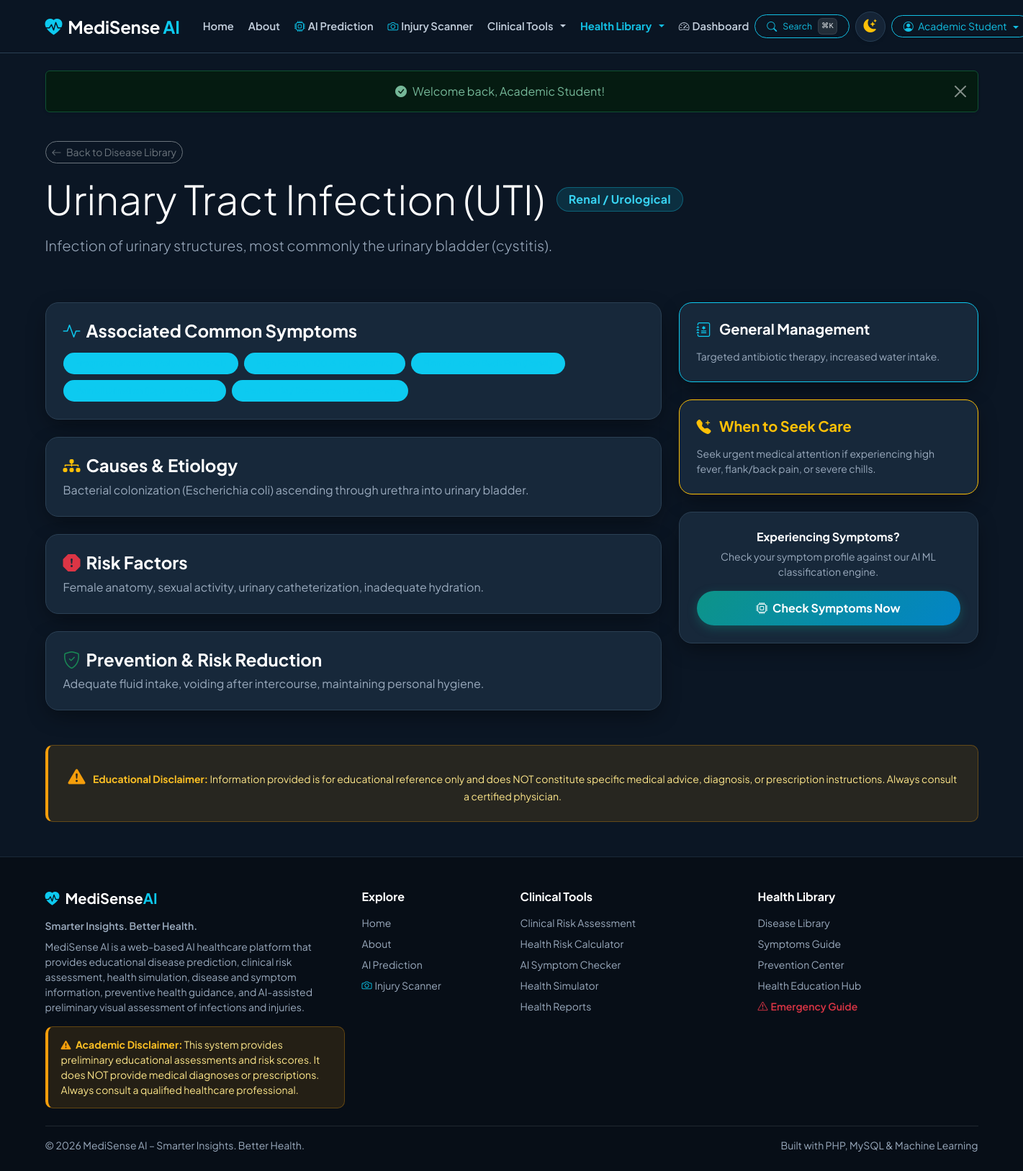
The page /disease_detail.php?id=22 (signed in) on the database its author committed.
### tables this page shows
CREATE TABLE `users` (
  `id` INT AUTO_INCREMENT PRIMARY KEY,
  `name` VARCHAR(100) NOT NULL,
  `email` VARCHAR(150) NOT NULL UNIQUE,
  `password` VARCHAR(255) NOT NULL,
  `role` VARCHAR(20) DEFAULT 'user',
  `status` VARCHAR(20) DEFAULT 'active',
  `age` INT DEFAULT NULL,
  `gender` VARCHAR(20) DEFAULT NULL,
  `height_cm` FLOAT DEFAULT NULL,
  `weight_kg` FLOAT DEFAULT NULL,
  `activity_level` VARCHAR(50) DEFAULT NULL,
  `smoking_status` VARCHAR(50) DEFAULT NULL,
  `sleep_hours` FLOAT DEFAULT NULL,
  `health_goals` TEXT DEFAULT NULL,
  `pre_existing_conditions` TEXT DEFAULT NULL,
  `last_login` DATETIME DEFAULT NULL,
  `created_at` TIMESTAMP DEFAULT CURRENT_TIMESTAMP,
  INDEX `idx_users_email` (`email`)
);

CREATE TABLE `diseases` (
  `id` INT AUTO_INCREMENT PRIMARY KEY,
  `name` VARCHAR(100) NOT NULL UNIQUE,
  `category` VARCHAR(100) NOT NULL,
  `short_description` TEXT NOT NULL,
  `causes` TEXT NOT NULL,
  `risk_factors` TEXT NOT NULL,
  `prevention` TEXT NOT NULL,
  `management` TEXT NOT NULL,
  `when_to_seek_care` TEXT NOT NULL,
  INDEX `idx_diseases_category` (`category`),
  INDEX `idx_diseases_name` (`name`)
);

### includes/auth.php (called while the page is built, shortened)
<?php
require_once __DIR__ . '/functions.php';
function is_logged_in() {
    return isset($_SESSION['user_id']) && !empty($_SESSION['user_id']);
}
function get_logged_in_user() {
    $db = Database::getInstance();
    $stmt = $db->prepare("SELECT id, name, email, created_at FROM users WHERE id = ?");
    $stmt->execute([$_SESSION['user_id']]);
    return $stmt->fetch();
}

### disease_detail.php (the view, shortened to what this page needs)
<?php
require_once __DIR__ . '/includes/functions.php';
$pdo = get_db_connection();
$id = isset($_GET['id']) ? intval($_GET['id']) : 0;
$name = isset($_GET['name']) ? trim($_GET['name']) : '';
$disease = null;
$symptoms = [];
if ($pdo) {
    try {
        if ($id > 0) {
            $stmt = $pdo->prepare("SELECT * FROM diseases WHERE id = ?");
            $stmt->execute([$id]);
            $disease = $stmt->fetch();
        } elseif ($name !== '') {
            $stmt = $pdo->prepare("SELECT * FROM diseases WHERE name LIKE ?");
            $stmt->execute(['%' . $name . '%']);
            $disease = $stmt->fetch();
        }
        if ($disease) {
            $sym_stmt = $pdo->prepare("
                SELECT s.* FROM symptoms s
                JOIN disease_symptoms ds ON s.id = ds.symptom_id
                WHERE ds.disease_id = ?
            ");
            $sym_stmt->execute([$disease['id']]);
            $symptoms = $sym_stmt->fetchAll();
        }
    } catch (PDOException $e) {
        $disease = null;
    }
}
require_once __DIR__ . '/includes/header.php';
?>
<div class="row py-3">
    <div class="col-lg-12">
        <a href="diseases.php" class="btn btn-outline-secondary btn-sm rounded-pill mb-3">
            <i class="bi bi-arrow-left me-1"></i> Back to Disease Library
        </a>
        <div class="d-flex align-items-center gap-3">
            <h1 class="display-4 fw-extrabold mb-0"><?= sanitize($disease['name']) ?></h1>
            <span class="badge hero-badge px-3 py-2 rounded-pill fw-bold fs-6"><?= sanitize($disease['category']) ?></span>
        </div>
        <p class="lead text-muted mt-3"><?= sanitize($disease['short_description']) ?></p>
    </div>
</div>
<div class="row g-4 my-2">
    <div class="col-lg-8">
        <div class="card-custom p-4 mb-4">
            <h4 class="fw-bold mb-3 d-flex align-items-center">
                <i class="bi bi-activity text-info me-2"></i> Associated Common Symptoms
            </h4>
            <div class="d-flex flex-wrap gap-2">
                <?php if (!empty($symptoms)): ?>
                    <?php foreach ($symptoms as $s): ?>
                        <span class="badge bg-info bg-opacity-20 text-info border border-info border-opacity-25 px-3 py-2 rounded-pill">
                        </span>
                    <?php endforeach; ?>
                <?php else: ?>
                    <span class="text-muted small">Standard clinical symptom constellation.</span>
                <?php endif; ?>
            </div>
        </div>
        <div class="card-custom p-4 mb-4">
            <h4 class="fw-bold mb-2 d-flex align-items-center">
                <i class="bi bi-diagram-3-fill text-warning me-2"></i> Causes & Etiology
            </h4>
            <p class="text-muted mb-0"><?= sanitize($disease['causes']) ?></p>
        </div>
        <div class="card-custom p-4 mb-4">
            <h4 class="fw-bold mb-2 d-flex align-items-center">
                <i class="bi bi-exclamation-octagon-fill text-danger me-2"></i> Risk Factors
            </h4>
            <p class="text-muted mb-0"><?= sanitize($disease['risk_factors']) ?></p>
        </div>
        <div class="card-custom p-4 mb-4">
            <h4 class="fw-bold mb-2 d-flex align-items-center">
                <i class="bi bi-shield-check text-success me-2"></i> Prevention & Risk Reduction
            </h4>
            <p class="text-muted mb-0"><?= sanitize($disease['prevention']) ?></p>
        </div>
    </div>
    <div class="col-lg-4">
        <div class="card-custom p-4 mb-4 border-info">
            <h5 class="fw-bold mb-3"><i class="bi bi-journal-medical text-info me-2"></i> General Management</h5>
            <p class="small text-muted mb-0"><?= sanitize($disease['management']) ?></p>
        </div>
        <div class="card-custom p-4 mb-4 border-warning">
            <h5 class="fw-bold text-warning mb-3"><i class="bi bi-telephone-plus-fill me-2"></i> When to Seek Care</h5>
            <p class="small text-muted mb-0"><?= sanitize($disease['when_to_seek_care']) ?></p>
        </div>
        <div class="card-custom p-4 text-center">
            <h6 class="fw-bold mb-2">Experiencing Symptoms?</h6>
            <p class="small text-muted mb-3">Check your symptom profile against our AI ML classification engine.</p>
            <a href="prediction.php" class="btn btn-primary-custom w-100 rounded-pill"><i class="bi bi-cpu me-1"></i> Check Symptoms Now</a>
        </div>
    </div>
</div>
<div class="disclaimer-banner my-4 p-4 text-center">
    <i class="bi bi-exclamation-triangle-fill fs-4 me-2"></i>
    <strong>Educational Disclaimer:</strong> Information provided is for educational reference only and does NOT constitute specific medical advice, diagnosis, or prescription instructions. Always consult a certified physician.
</div>
<?php
require_once __DIR__ . '/includes/footer.php';
?>

### includes/header.php (shortened to what this page needs)
<?php
require_once __DIR__ . '/auth.php';
$current_page = basename($_SERVER['PHP_SELF']);
$user = get_logged_in_user();
?>
<!DOCTYPE html>
<html lang="en">
<head>
    <link href="https://cdn.jsdelivr.net/npm/bootstrap@5.3.2/dist/css/bootstrap.min.css" rel="stylesheet">
    <link rel="stylesheet" href="https://cdn.jsdelivr.net/npm/bootstrap-icons@1.11.1/font/bootstrap-icons.css">
    <link rel="stylesheet" href="assets/css/style.css">
</head>
<body>
    <?php
    $is_clinical_active = in_array($current_page, ['assessment.php', 'simulator.php', 'risk_calculator.php', 'report.php']);
    $is_library_active = in_array($current_page, ['diseases.php', 'disease_detail.php', 'symptoms_guide.php', 'prevention.php', 'education.php', 'emergency.php']);
    ?>
    <nav class="navbar navbar-expand-xl navbar-custom sticky-top">
        <div class="container">
            <a class="navbar-brand d-flex align-items-center me-3 me-xl-4" href="index.php">
                <i class="bi bi-heart-pulse-fill text-info me-2 fs-4"></i>
                <span class="fs-4 fw-bold">MediSense<span class="text-info"> AI</span></span>
            </a>
            <div class="collapse navbar-collapse" id="navbarMain">
                <ul class="navbar-nav me-xl-auto mb-2 mb-xl-0 align-items-xl-center gap-xl-1 py-2 py-xl-0 small fw-semibold">
                    <li class="nav-item">
                        <a class="nav-link <?= $current_page == 'index.php' ? 'active text-info fw-bold' : '' ?>" href="index.php">Home</a>
                    </li>
                    <li class="nav-item">
                        <a class="nav-link <?= $current_page == 'about.php' ? 'active text-info fw-bold' : '' ?>" href="about.php">About</a>
                    </li>
                    <li class="nav-item">
                        <a class="nav-link <?= $current_page == 'prediction.php' ? 'active text-info fw-bold' : '' ?>" href="prediction.php">
                            <i class="bi bi-cpu me-1 text-info"></i>AI Prediction
                        </a>
                    </li>
                    <li class="nav-item">
                        <a class="nav-link <?= $current_page == 'image_scanner.php' ? 'active text-info fw-bold' : '' ?>" href="image_scanner.php">
                            <i class="bi bi-camera me-1 text-info"></i>Injury Scanner
                        </a>
                    </li>
                    <li class="nav-item dropdown">
                        <a class="nav-link dropdown-toggle d-inline-flex align-items-center gap-1 <?= $is_clinical_active ? 'active text-info fw-bold' : '' ?>" href="#" id="clinicalToolsDropdown" role="button" data-bs-toggle="dropdown" aria-expanded="false">
                            <span>Clinical Tools</span>
                        </a>
                    </li>
                    <li class="nav-item dropdown">
                        <a class="nav-link dropdown-toggle d-inline-flex align-items-center gap-1 <?= $is_library_active ? 'active text-info fw-bold' : '' ?>" href="#" id="healthLibraryDropdown" role="button" data-bs-toggle="dropdown" aria-expanded="false">
                            <span>Health Library</span>
                        </a>
                    </li>
                    <li class="nav-item">
                        <a class="nav-link <?= in_array($current_page, ['dashboard.php', 'profile.php', 'history.php']) ? 'active text-info fw-bold' : '' ?>" href="dashboard.php">
                            <i class="bi bi-speedometer2 me-1"></i>Dashboard
                        </a>
                    </li>
                </ul>
                <div class="navbar-actions d-flex align-items-center gap-2">
                    <button type="button" class="btn btn-sm btn-outline-info rounded-pill px-3 py-1 d-inline-flex align-items-center gap-2" data-bs-toggle="modal" data-bs-target="#globalSearchModal" title="Global Search (Ctrl+K)">
                        <i class="bi bi-search"></i>
                        <span class="d-none d-md-inline small">Search</span>
                        <kbd class="bg-secondary bg-opacity-25 text-body small px-1 rounded border border-secondary border-opacity-25" style="font-size: 0.65rem;">⌘K</kbd>
                    </button>
                    <button id="themeToggleBtn" type="button" class="theme-toggle-btn" onclick="toggleSiteTheme()" title="Switch to dark mode" aria-label="Switch to dark mode">
                        <i class="bi bi-moon-stars-fill theme-icon-dark text-warning"></i>
                    </button>
                    <?php if (is_logged_in()): ?>
                        <div class="dropdown">
                            <button class="btn btn-sm btn-outline-info dropdown-toggle rounded-pill px-3 py-1" type="button" id="userMenuDropdown" data-bs-toggle="dropdown" aria-expanded="false">
                                <i class="bi bi-person-circle me-1"></i> <?= sanitize($user['name']) ?>
                            </button>
                        </div>
                    <?php else: ?>
                        <a class="btn-nav-login" href="login.php">Login</a>
                        <a class="btn-nav-register" href="register.php">Register</a>
                    <?php endif; ?>
                </div>
            </div>
        </div>
    </nav>
    <main class="py-4">
        <div class="container">

### rows shown on the page
users: name "Academic Student"
diseases: name "Urinary Tract Infection (UTI)", category "Renal / Urological", short_description "Infection of urinary structures, most commonly the urinary bladder (cystitis).", causes "Bacterial colonization (Escherichia coli) ascending through urethra into urinary bladder.", risk_factors "Female anatomy, sexual activity, urinary catheterization, inadequate hydration.", prevention "Adequate fluid intake, voiding after intercourse, maintaining personal hygiene.", management "Targeted antibiotic therapy, increased water intake.", when_to_seek_care "Seek urgent medical attention if experiencing high fever, flank/back pain, or severe chills."

### other values the page prints
$flash['message'] "Welcome back, Academic Student!"
